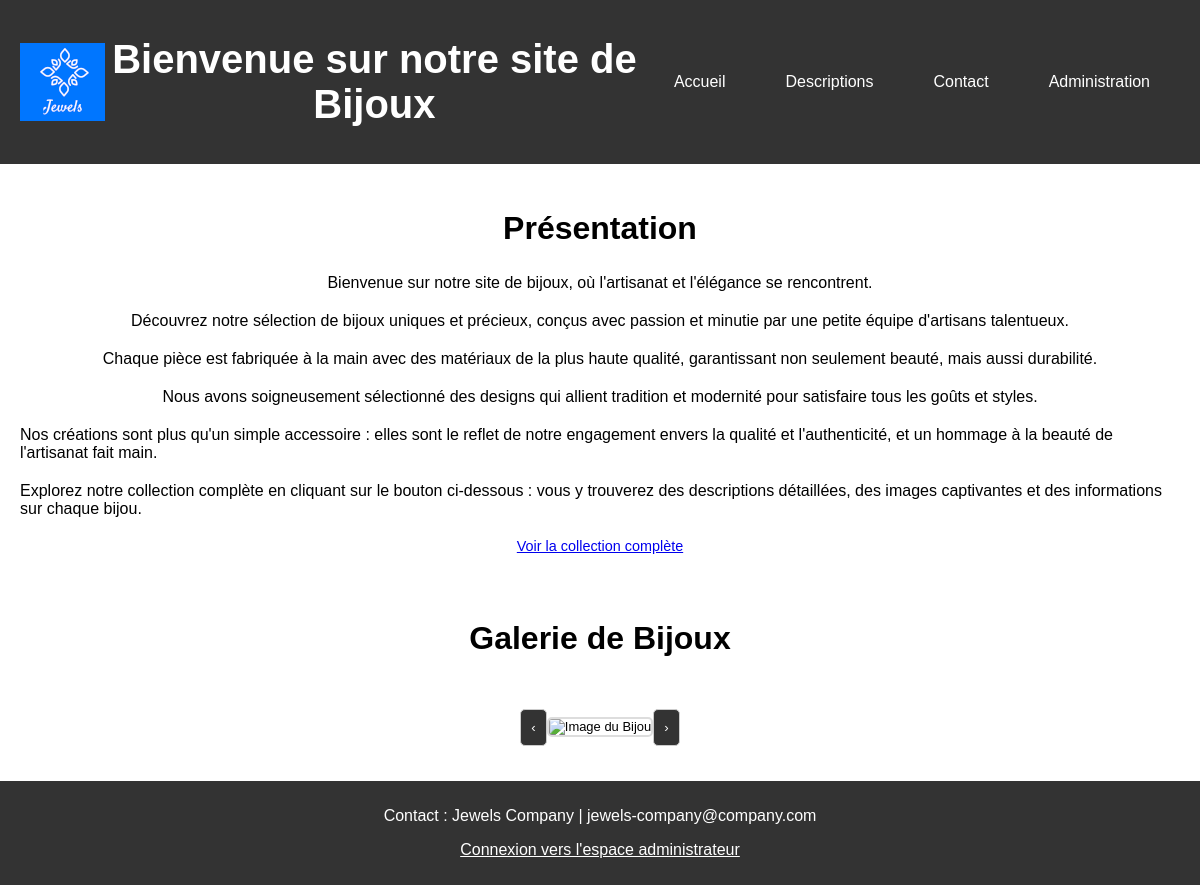
/site_bijoux/index.php, run on the app's committed database.
### tables this page shows
CREATE TABLE `presentation` (
  `id` int(11) NOT NULL,
  `contenu` text NOT NULL
);

CREATE TABLE `contacts` (
  `id` int(11) NOT NULL,
  `nom` varchar(100) NOT NULL,
  `email` varchar(100) NOT NULL,
  `telephone` varchar(20) NOT NULL,
  `adresse` text NOT NULL
);

### site_bijoux/Controller/ControllerAccueil.php (called while the page is built, shortened)
<?php
require_once File::build_path(array("Model", "ModelPresentation.php"));
class ControllerAccueil {
    public static function accueilRoute () {
        require File::build_path(array("View", "base.php"));
    }
}

### site_bijoux/index.php (called while the page is built, shortened)
<?php
    require_once File::build_path(array("Controller", "routeur.php"));

### site_bijoux/Model/ModelPresentation.php (called while the page is built, shortened)
<?php
require_once File::build_path(array("Model", "Model.php"));
class ModelPresentation {
    private string $contenu;
    public function getContenu():string {
        return $this->contenu;
    }
    public static function getPresentations() {
        global $conn;
        $sql = "SELECT * FROM presentation";
        $stmt = $conn->prepare($sql);
        $stmt->execute();
        $result = $stmt->get_result();
        $presentations = [];
        while ($row = $result->fetch_object('ModelPresentation')) {
            $presentations[] = $row;
        }
        return $presentations;
    }
}
?>

### site_bijoux/Model/ModelContact.php (called while the page is built, shortened)
<?php
require_once File::build_path(array("Model", "Model.php"));
class ModelContact {
    public static function getContactInfo() {
        global $conn;
        $sql = "SELECT * FROM contacts LIMIT 1";
        $stmt = $conn->prepare($sql);
        $stmt->execute();
        $result = $stmt->get_result();
        return $result->fetch_assoc();
    }
}
?>

### site_bijoux/View/accueil/accueil.php (the view, shortened to what this page needs)
<section id="presentation">
    <h2>Présentation</h2>
    <?php
    $presentation = ModelPresentation::getPresentations();
    if (!empty($presentation)) {
        foreach ($presentation as $p) {
            echo "<p>" . htmlspecialchars($p->getContenu()) . "</p>";
        }
    } else {
        echo "<p>Aucune présentation disponible.</p>";
    }
    ?>
    <div class="btn-container">
        <a href="?controller=description&action=descriptionRoute" class="btn">Voir la collection complète</a>
    </div>
</section>
<section id="viewer">
    <h2>Galerie de Bijoux</h2>
    <div class="image-slider">
        <button id="prevBtn"> &#8249;</button>
        <div class="carousel-wrapper">
            <img id="slider-image" src="" alt="Image du Bijou">
        </div>
        <button id="nextBtn"> &#8250;</button>
    </div>
</section>

### site_bijoux/includes/footer.php
<footer>
    <p>Contact :
        <?php
        require_once File::build_path(array("Model", "ModelContact.php"));
        $contactInfo = ModelContact::getContactInfo();
        if ($contactInfo) {
            echo htmlspecialchars($contactInfo['nom']) . " | " . htmlspecialchars($contactInfo['email']);
        } else {
            echo "Informations de contact non disponibles.";
        }
        ?>
    </p>
    <p>
    <a href="?controller=administration&action=administrationLoginRoute">Connexion vers l'espace administrateur</a>
    </p>
</footer>

### site_bijoux/css/style.css (style rules this page uses)
body { display: flex; flex-direction: column; font-family: Arial, sans-serif; margin: 0; padding: 0; min-height: 100vh; }
header, footer { background-color: #333; color: white; padding: 10px; text-align: center; }
footer { margin-top: auto; }
footer a { color: white; }
#viewer, #presentation { display: flex; flex-direction: column; justify-content: space-around; align-items: center; padding: 20px; }
#presentation p { margin: 0 0 20px 0; }
.image-slider { display: flex; align-items: center; margin: 20px 0 0 0; }
.carousel-wrapper { height: auto; position: relative; }
#slider-image { max-width: 100%; height: auto; border: 2px solid #ddd; border-radius: 5px; }
button { background-color: #444; color: #fff; border: none; padding: 10px 15px; cursor: pointer; border-radius: 3px; margin: 0 10px; }
button { background-color: #333; color: white; padding: 10px 20px; border: none; border-radius: 5px; cursor: pointer; transition: background-color 0.3s ease; }

### site_bijoux/css/form.css (style rules this page uses)
button, input[type=password], input[type=text] { padding: 10px; margin: 5px 0; border: 1px solid #ccc; border-radius: 5px; }
button { background-color: #333; color: #fff; cursor: pointer }

### site_bijoux/css/polices.css (style rules this page uses)
h2 { font-size: 2em; text-align: center; }
p { font-size: 1em }
div, span { font-size: .9em }

### site_bijoux/css/print.css (style rules this page uses)
#edit-form, .admin-section, .image-slider, button, footer, form, header, nav { display: none !important }
body, img, main { display: block }
body { font-size: 12pt; width: auto; margin: 10mm; font-family: sans-serif }
img { max-width: 100%; height: auto; page-break-inside: avoid }
a::after { content: " (" attr(href) ")" }
div, h1, h2, h3, p, span { font-size: inherit; font-weight: 400 }
#presentation { background-color: transparent !important }

### data on the page
presentation: contenu "Bienvenue sur notre site de bijoux, où l'artisanat et l'élégance se rencontrent."
presentation: contenu "Découvrez notre sélection de bijoux uniques et précieux, conçus avec passion et minutie par une petite équipe d'artisans talentueux."
presentation: contenu "Chaque pièce est fabriquée à la main avec des matériaux de la plus haute qualité, garantissant non seulement beauté, mais aussi durabilité."
presentation: contenu "Nous avons soigneusement sélectionné des designs qui allient tradition et modernité pour satisfaire tous les goûts et styles."
presentation: contenu "Nos créations sont plus qu'un simple accessoire : elles sont le reflet de notre engagement envers la qualité et l'authenticité, et un hommage à la beauté de l'artisanat fait main."
presentation: contenu "Explorez notre collection complète en cliquant sur le bouton ci-dessous : vous y trouverez des descriptions détaillées, des images captivantes et des informations sur chaque bijou."
contacts: nom "Jewels Company", email "jewels-company@company.com"
